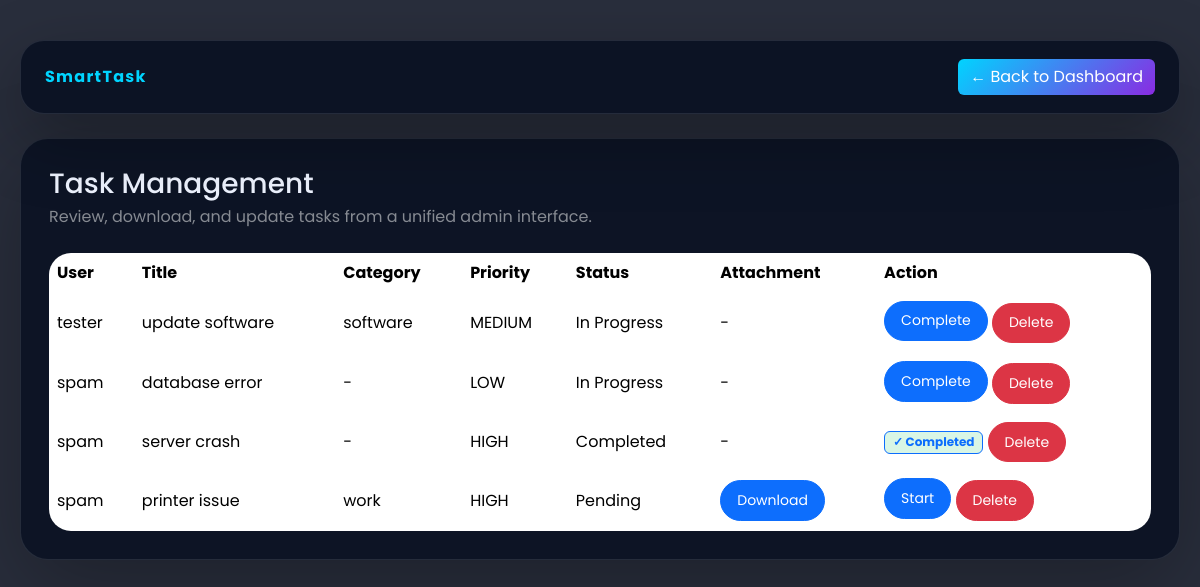
Page /manage_tasks (signed in) on the earlier database version.
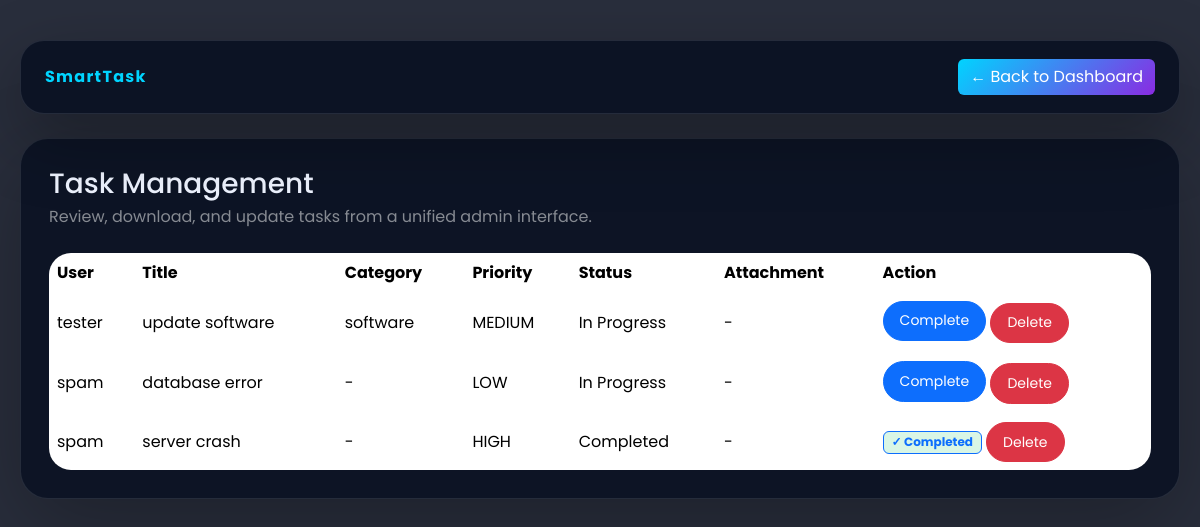
Same page on the later database version.
### tables this page shows
CREATE TABLE tasks (
            id INTEGER PRIMARY KEY AUTOINCREMENT,
            title TEXT NOT NULL,
            description TEXT NOT NULL,
            status TEXT DEFAULT 'Pending',
            priority TEXT,
            due_date DATE,
            user_id INTEGER, category TEXT, file_path TEXT,
            FOREIGN KEY (user_id) REFERENCES users(id)

        );

CREATE TABLE users (
            id INTEGER PRIMARY KEY AUTOINCREMENT,
            username TEXT NOT NULL,
            email TEXT NOT NULL,
            password TEXT NOT NULL,
            role TEXT DEFAULT 'user'
        );

### app.py (the view)
@app.route("/manage_tasks")
def manage_tasks():
    if session.get('role')!='admin':
        return redirect(url_for("login"))
    conn = getdb()
    cursor = conn.cursor()
    cursor.execute("""
        SELECT t.id, t.title, t.description, t.status, t.priority, t.due_date, t.user_id, u.username, t.category, t.file_path
        FROM tasks t
        LEFT JOIN users u ON t.user_id = u.id
        ORDER BY t.priority DESC
    """)
    tasks = cursor.fetchall()
    conn.close()
    return render_template("manage_tasks.html", tasks=tasks)

### app.py (called while the page is built)
@app.after_request
def set_cache_headers(response):
    if response.status_code in [301, 302, 303, 307, 308]:
        response.headers['Cache-Control'] = 'no-store, no-cache, must-revalidate, max-age=0'
        response.headers['Pragma'] = 'no-cache'
        response.headers['Expires'] = '0'
    elif request.endpoint and request.endpoint in ['login', 'register', 'logout', 'user_dashboard', 'admin_dashboard']:
        response.headers['Cache-Control'] = 'no-store, no-cache, must-revalidate, max-age=0, private'
        response.headers['Pragma'] = 'no-cache'
        response.headers['Expires'] = '0'
    elif request.method == 'POST':
        response.headers['Cache-Control'] = 'no-store, no-cache, must-revalidate, max-age=0'
        response.headers['Pragma'] = 'no-cache'
        response.headers['Expires'] = '0'
    return response

def getdb():
    conn = sqlite3.connect(DB_PATH)
    return conn

### templates/manage_tasks.html (shortened to what this page needs)
<!DOCTYPE html>
<html lang="en">
<head>
    <link href="https://cdn.jsdelivr.net/npm/bootstrap@5.3.2/dist/css/bootstrap.min.css" rel="stylesheet">
    <link href="https://cdn.jsdelivr.net/npm/bootstrap-icons/font/bootstrap-icons.css" rel="stylesheet">
</head>
<body>
    <div class="page-shell">
        <div class="topbar d-flex flex-column flex-md-row justify-content-between align-items-center gap-3">
            <a href="/" class="navbar-brand mb-0">SmartTask</a>
            <a href="/admin_dashboard" class="btn btn-glow">← Back to Dashboard</a>
        </div>
        <div class="content-card">
            <div class="d-flex justify-content-between align-items-center mb-4">
                <div>
                    <h3 class="mb-1">Task Management</h3>
                    <p class="text-white-50 mb-0">Review, download, and update tasks from a unified admin interface.</p>
                </div>
            </div>
            <div class="table-responsive">
                <table class="table table-borderless align-middle mb-0">
                    <thead><tr><th>User</th><th>Title</th><th>Category</th><th>Priority</th><th>Status</th><th>Attachment</th><th>Action</th></tr></thead>
                    <tbody>
                        {% for task in tasks %}
                        <tr>
                            <td>{{ task[7] if task[7] else 'Unknown' }}</td>
                            <td>{{ task[1] }}</td>
                            <td>{{ task[8] if task[8] else '-' }}</td>
                            <td>{{ task[4] }}</td>
                            <td>{{ task[3] }}</td>
                            <td>
                                {% if task[9] %}
                                    <a href="/admin_download/{{ task[0] }}" class="btn btn-primary btn-sm btn-action">Download</a>
                                {% else %}
                                    -
                                {% endif %}
                            </td>
                            <td>
                                {% if task[3] == 'Pending' %}
                                    <a href="/admin_start_task/{{ task[0] }}" class="btn btn-primary btn-sm btn-action mb-1" onclick="return confirm('Start this task?')">Start</a>
                                {% elif task[3] == 'In Progress' %}
                                    <a href="/admin_complete_task/{{ task[0] }}" class="btn btn-primary btn-sm btn-action mb-1" onclick="return confirm('Mark this task as completed?')">Complete</a>
                                {% else %}
                                    <span class="badge border border-primary text-primary badge-completed">✓ Completed</span>
                                {% endif %}
                                <a href="/admin_delete_task/{{ task[0] }}?next=manage_tasks" class="btn btn-danger btn-sm btn-action" onclick="return confirm('Delete this task permanently?')">Delete</a>
                            </td>
                        </tr>
                        {% endfor %}
                    </tbody>
                </table>
            </div>
        </div>
    </div>
</body>
</html>

Differences in the rows shown:
removed tasks: username "spam", title "printer issue", category "work", priority "HIGH", status "Pending"
